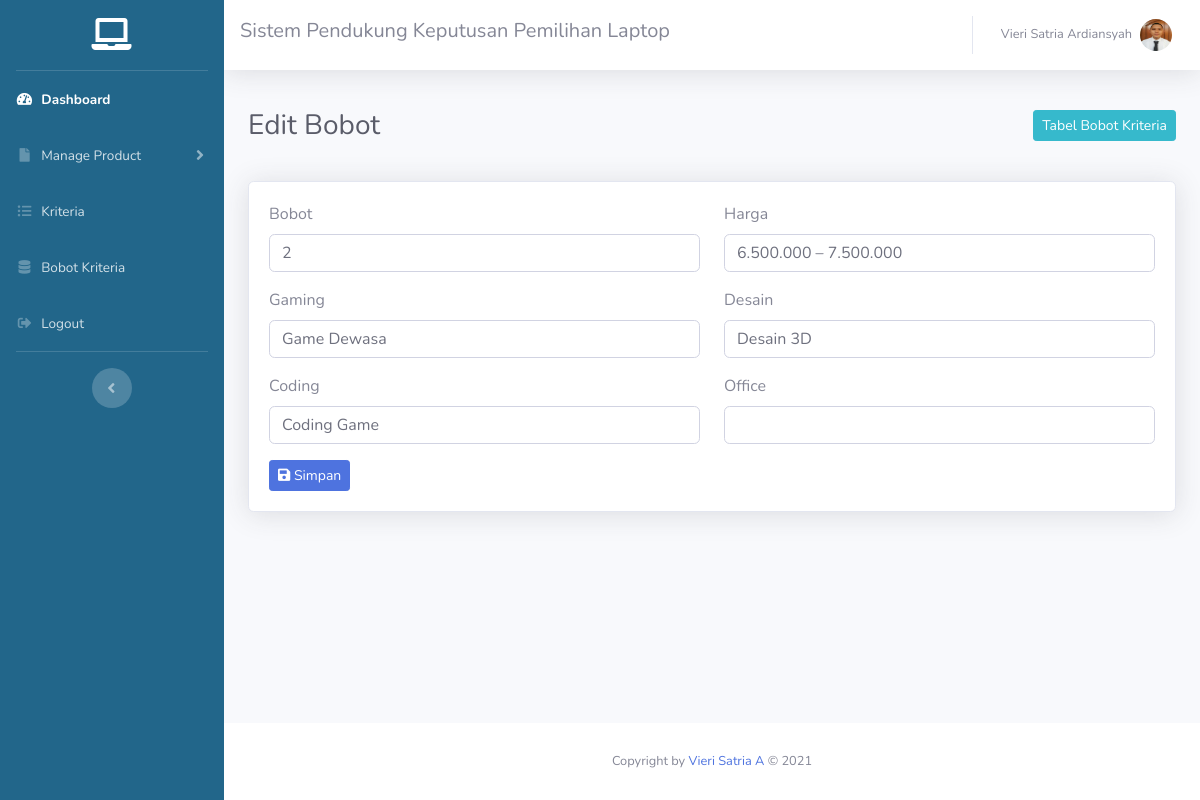
The app's page /admin/edit_bobot.php?bobot=2 (signed in), older data.
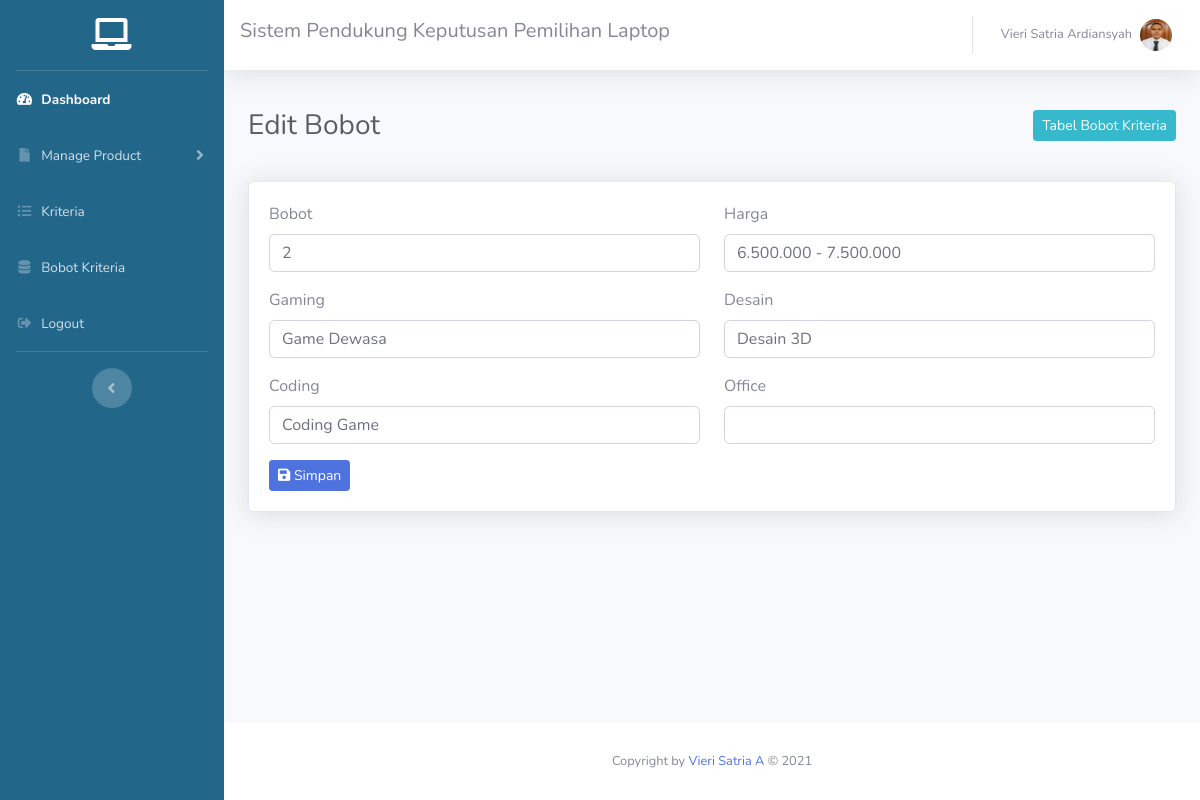
The same page, newer data.
### tables this page shows
CREATE TABLE `bobot_kriteria` (
  `id` int(11) NOT NULL,
  `bobot` varchar(11) NOT NULL,
  `bobot_harga` varchar(50) NOT NULL,
  `bobot_gaming` varchar(50) NOT NULL,
  `bobot_desain` varchar(50) NOT NULL,
  `bobot_coding` varchar(50) NOT NULL,
  `bobot_office` varchar(50) NOT NULL,
  `create_date` datetime NOT NULL DEFAULT CURRENT_TIMESTAMP,
  `update_date` datetime NOT NULL DEFAULT CURRENT_TIMESTAMP,
  `no_admin` int(11) NOT NULL DEFAULT '1'
);

### admin/edit_bobot.php (the view, shortened to what this page needs)
<?php
include 'inc/header.php';
include '../koneksi.php';
if (isset($_GET['bobot'])) {
  $id = ($_GET["bobot"]);
  $query = "SELECT * FROM bobot_kriteria WHERE bobot='$id'";
  $result = mysqli_query($koneksi, $query);
  $data = mysqli_fetch_assoc($result);
} else {
  echo "<script>alert('Masukkan data bobot.');window.location='tabel_bobot.php';</script>";
}
?>
<div class="container-fluid">
  <div class="d-sm-flex align-items-center justify-content-between mb-4">
    <h1 class="h3 mb-0 text-gray-800">Edit Bobot</h1>
    <a href="tabel_bobot.php" class="btn btn-info btn-sm my-3">Tabel Bobot Kriteria</a>
  </div>
  <div class="card shadow mb-4">
    <div class="card-body">
      <form action="update_bobot.php" method="post">
        <div class="row">
          <div class="col-md-6">
            <div class="form-group">
              <label>Bobot</label>
              <input type="text" class="form-control" name="bobot" required oninvalid="this.setCustomValidity('Bobot belum diisi')" oninput="setCustomValidity('')" value="<?php echo $data['bobot'] ?>">
            </div>
          </div>
          <div class="col-md-6">
            <div class="form-group">
              <label>Harga</label>
              <input class="form-control" name="bobot_harga" required oninvalid="this.setCustomValidity('Harga Laptop belum diisi')" oninput="setCustomValidity('')" value="<?php echo $data['bobot_harga'] ?>">
            </div>
          </div>
          <div class="col-md-6">
            <div class="form-group">
              <label>Gaming</label>
              <input type="text" class="form-control" name="bobot_gaming" required oninvalid="this.setCustomValidity('Gaming belum diisi')" oninput="setCustomValidity('')" value="<?php echo $data['bobot_gaming'] ?>">
            </div>
          </div>
          <div class="col-md-6">
            <div class="form-group">
              <label>Desain</label>
              <input type="text" class="form-control" name="bobot_desain" required oninvalid="this.setCustomValidity('Desain Laptop belum diisi')" oninput="setCustomValidity('')" value="<?php echo $data['bobot_desain'] ?>">
            </div>
          </div>
          <div class="col-md-6">
            <div class="form-group">
              <label>Coding</label>
              <input type="text" class="form-control" id="" name="bobot_coding" required oninvalid="this.setCustomValidity('Coding Laptop belum diisi')" oninput="setCustomValidity('')" value="<?php echo $data['bobot_coding'] ?>">
            </div>
          </div>
          <div class="col-md-6">
            <div class="form-group">
              <label>Office</label>
              <input type="text" class="form-control" id="" name="bobot_office" required oninvalid="this.setCustomValidity('Office Laptop belum diisi')" oninput="setCustomValidity('')" value="<?php echo $data['bobot_office'] ?>">
            </div>
          </div>
        </div>
        <button type="submit" name="submit" class="btn btn-primary btn-sm"><i class="fas fa-save"></i> Simpan</button>
      </form>
    </div>
  </div>
</div>
</div>
<?php
include 'inc/footer.php';
?>

Row changes from the older to the newer data that the page shows:
changed bobot_kriteria "Game Dewasa": bobot_harga "6.500.000 – 7.500.000" → "6.500.000 - 7.500.000"
